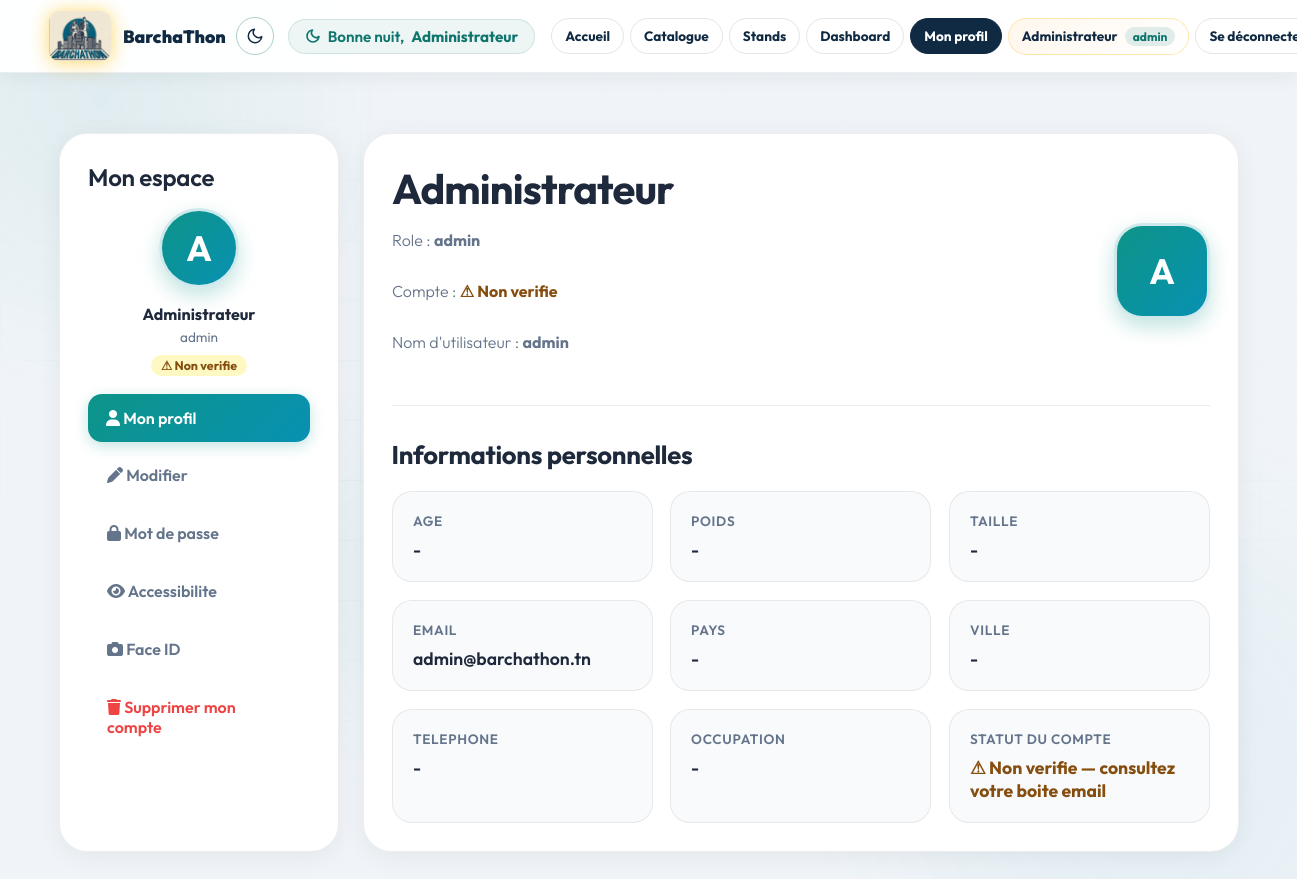
/Integ-standProduit/View/FrontOffice/profile.php (signed in), run on the app's committed database.
### tables this page shows
CREATE TABLE IF NOT EXISTS `user` (
    `id_user`            INT            NOT NULL AUTO_INCREMENT,
    `nom_complet`        VARCHAR(100)   NOT NULL,
    `nom_user`           VARCHAR(50)    NOT NULL,
    `mot_de_passe`       VARCHAR(255)   NOT NULL,
    `age`                INT            DEFAULT NULL,
    `poids`              FLOAT          DEFAULT NULL,
    `taille`             INT            DEFAULT NULL,
    `email`              VARCHAR(100)   NOT NULL,
    `pays`               VARCHAR(50)    DEFAULT NULL,
    `ville`              VARCHAR(50)    DEFAULT NULL,
    `tel`                VARCHAR(20)    DEFAULT NULL,
    `occupation`         VARCHAR(100)   DEFAULT NULL,
    `profile_picture`    VARCHAR(255)   DEFAULT NULL,
    `role`               ENUM('admin', 'participant', 'organisateur') NOT NULL DEFAULT 'participant',
    `status`             ENUM('active','banned') NOT NULL DEFAULT 'active',
    `sexe`               ENUM('homme','femme','autre') DEFAULT NULL,
    `verified`           TINYINT(1)     NOT NULL DEFAULT 0,
    `verification_token` VARCHAR(64)    DEFAULT NULL,
    `face_descriptor`    TEXT           DEFAULT NULL,
    `google_id`          VARCHAR(64)    DEFAULT NULL,
    `reset_token`        VARCHAR(64)    DEFAULT NULL,
    `reset_token_expires` DATETIME      DEFAULT NULL,
    PRIMARY KEY (`id_user`),
    UNIQUE KEY `uk_nom_user` (`nom_user`),
    UNIQUE KEY `uk_google_id` (`google_id`)
);

### Integ-standProduit/View/FrontOffice/partials/session.php (called while the page is built, shortened)
<?php
function getCurrentUser() {
    if (isset($_SESSION['user'])) return $_SESSION['user'];
    return null;
}

### Integ-standProduit/Controller/UserController.php (called while the page is built, shortened)
<?php
class UserController {
    public function showUser($id) {
        $sql = "SELECT * FROM `user` WHERE id_user = :id";
        $db = config::getConnexion();
        try {
            $query = $db->prepare($sql);
            $query->execute(['id' => $id]);
            return $query->fetch();
        } catch (Exception $e) {
            die('Error: ' . $e->getMessage());
        }
    }
}
?>

### Integ-standProduit/View/FrontOffice/profile.php (the view, shortened to what this page needs)
<?php
require_once __DIR__ . '/partials/session.php';
require_once __DIR__ . '/../../Controller/UserController.php';
$ctrl = new UserController();
$userId = getUserId();
$activeSection = $_GET['section'] ?? 'view';
$u = $ctrl->showUser($userId);
$initial = mb_strtoupper(mb_substr($u['nom_complet'], 0, 1));
$currentPage = 'profile';
?>
<!DOCTYPE html>
<html lang="fr">
<head>
    <link rel="stylesheet" href="../assets/css/style.css">
    <link rel="stylesheet" href="https://cdnjs.cloudflare.com/ajax/libs/font-awesome/6.5.0/css/all.min.css">
</head>
<body>
<?php require __DIR__ . '/partials/topbar.php'; ?>
<div class="topbar-spacer"></div>
<div class="profile-layout">
    <aside class="panel fade-in">
        <h2>Mon espace</h2>
        <div class="avatar" style="width:80px;height:80px;border-radius:50%;margin:16px auto;<?php echo !empty($u['profile_picture']) ? 'background:transparent;box-shadow:none;animation:none;border-color:transparent;' : ''; ?>">
            <?php if (!empty($u['profile_picture'])): ?>
                <img src="images/uploads/<?php echo htmlspecialchars($u['profile_picture']); ?>" alt="">
            <?php else: ?>
                <?php echo $initial; ?>
            <?php endif; ?>
        </div>
        <div style="text-align:center;font-weight:700;font-size:1rem;margin-bottom:4px;"><?php echo htmlspecialchars($u['nom_complet']); ?></div>
        <div style="text-align:center;color:var(--muted);font-size:.85rem;margin-bottom:8px;"><?php echo htmlspecialchars($u['role']); ?></div>
        <div style="text-align:center;margin-bottom:18px;">
            <?php if ((int)($u['verified'] ?? 1) === 1): ?>
                <span style="display:inline-block;padding:3px 10px;border-radius:20px;background:#ecfdf5;color:#065f46;font-size:.78rem;font-weight:700;">&#10003; Verifie</span>
            <?php else: ?>
                <span style="display:inline-block;padding:3px 10px;border-radius:20px;background:#fef9c3;color:#854d0e;font-size:.78rem;font-weight:700;">&#9888; Non verifie</span>
            <?php endif; ?>
        </div>
        <div class="menu">
            <a class="<?php echo $activeSection==='view'?'active':''; ?>" href="profile.php?section=view"><i class="fas fa-user"></i> Mon profil</a>
            <a class="<?php echo $activeSection==='edit'?'active':''; ?>" href="profile.php?section=edit"><i class="fas fa-pen"></i> Modifier</a>
            <a class="<?php echo $activeSection==='settings'?'active':''; ?>" href="profile.php?section=settings"><i class="fas fa-lock"></i> Mot de passe</a>
            <a class="<?php echo $activeSection==='accessibility'?'active':''; ?>" href="profile.php?section=accessibility"><i class="fas fa-eye"></i> Accessibilite</a>
            <a class="<?php echo $activeSection==='face'?'active':''; ?>" href="profile.php?section=face"><i class="fas fa-camera"></i> Face ID</a>
            <a href="#" onclick="event.preventDefault(); showConfirm('Voulez-vous vraiment supprimer votre compte ?', function(){ document.getElementById('delete-form').submit(); });" style="color:var(--coral);"><i class="fas fa-trash"></i> Supprimer mon compte</a>
        </div>
    </aside>
    <main class="panel">
        <?php if ($activeSection === 'view'): ?>
            <section class="hero slide-up">
                <div>
                    <h1><?php echo htmlspecialchars($u['nom_complet']); ?></h1>
                    <p>Role : <strong><?php echo htmlspecialchars($u['role']); ?></strong></p>
                    <p>Compte : <?php if ((int)($u['verified'] ?? 1) === 1): ?><span style="color:#065f46;font-weight:700;">&#10003; Verifie</span><?php else: ?><span style="color:#854d0e;font-weight:700;">&#9888; Non verifie</span><?php endif; ?></p>
                    <p>Nom d'utilisateur : <strong><?php echo htmlspecialchars($u['nom_user']); ?></strong></p>
                </div>
                <div class="avatar"<?php echo !empty($u['profile_picture']) ? ' style="background:transparent;box-shadow:none;animation:none;border-color:transparent;"' : ''; ?>>
                    <?php if (!empty($u['profile_picture'])): ?>
                        <img src="images/uploads/<?php echo htmlspecialchars($u['profile_picture']); ?>" alt="">
                    <?php else: ?>
                        <?php echo $initial; ?>
                    <?php endif; ?>
                </div>
            </section>
            <section>
                <h2 class="section-title">Informations personnelles</h2>
                <div class="info-grid">
                    <div class="info-card slide-up"><div class="label">Age</div><div class="value"><?php echo $u['age'] ? htmlspecialchars($u['age']) : '-'; ?></div></div>
                    <div class="info-card slide-up"><div class="label">Poids</div><div class="value"><?php echo $u['poids'] ? htmlspecialchars($u['poids']).' kg' : '-'; ?></div></div>
                    <div class="info-card slide-up"><div class="label">Taille</div><div class="value"><?php echo $u['taille'] ? htmlspecialchars($u['taille']).' cm' : '-'; ?></div></div>
                    <div class="info-card slide-up"><div class="label">Email</div><div class="value"><?php echo htmlspecialchars($u['email']); ?></div></div>
                    <div class="info-card slide-up"><div class="label">Pays</div><div class="value"><?php echo $u['pays'] ? htmlspecialchars($u['pays']) : '-'; ?></div></div>
                    <div class="info-card slide-up"><div class="label">Ville</div><div class="value"><?php echo $u['ville'] ? htmlspecialchars($u['ville']) : '-'; ?></div></div>
                    <div class="info-card slide-up"><div class="label">Telephone</div><div class="value"><?php echo $u['tel'] ? htmlspecialchars($u['tel']) : '-'; ?></div></div>
                    <div class="info-card slide-up"><div class="label">Occupation</div><div class="value"><?php echo $u['occupation'] ? htmlspecialchars($u['occupation']) : '-'; ?></div></div>
                    <div class="info-card slide-up"><div class="label">Statut du compte</div><div class="value"><?php if ((int)($u['verified'] ?? 1) === 1): ?><span style="color:#065f46;font-weight:700;">&#10003; Verifie</span><?php else: ?><span style="color:#854d0e;font-weight:700;">&#9888; Non verifie — consultez votre boite email</span><?php endif; ?></div></div>
                </div>
            </section>
        <?php endif; ?>
    </main>
</div>
</body>
</html>

### Integ-standProduit/View/FrontOffice/partials/topbar.php (shortened to what this page needs)
<?php
require_once __DIR__ . '/session.php';
$user = getCurrentUser();
$role = $user['role'] ?? 'visiteur';
$currentPage = $currentPage ?? '';
$_scriptPath = str_replace('\\', '/', $_SERVER['SCRIPT_FILENAME']);
$_viewRoot   = str_replace('\\', '/', realpath(__DIR__ . '/../../'));
$_relDepth   = substr_count(trim(str_replace($_viewRoot, '', dirname($_scriptPath)), '/'), '/');
$_assetsBase = str_repeat('../', $_relDepth + 1) . 'assets';
$_frontBase  = str_repeat('../', $_relDepth);
?>
<link rel="stylesheet" href="https://cdnjs.cloudflare.com/ajax/libs/font-awesome/6.5.0/css/all.min.css">
<div class="fo-topbar">
    <div class="fo-topbar-shell">
        <div class="fo-left">
            <div class="fo-brand-cluster">
                <a class="fo-brand" href="<?php echo $_frontBase; ?>accueil.php">
                    <img src="<?php echo $_assetsBase; ?>/images/logo_barchathon.jpg" alt="BarchaThon">
                    BarchaThon
                </a>
                <button id="theme-toggle" type="button" aria-label="Basculer mode sombre/clair" title="Basculer mode sombre/clair"></button>
            </div>
            <?php if ($role !== 'visiteur'): ?>
            <div id="dyn-greeting" class="fo-greeting"></div>
            <?php endif; ?>
        </div>
        <nav class="fo-nav">
            <a class="fo-link <?php echo $currentPage==='accueil'?'active':''; ?>" href="<?php echo $_frontBase; ?>accueil.php">Accueil</a>
            <a class="fo-link <?php echo $currentPage==='catalogue'?'active':''; ?>" href="<?php echo $_frontBase; ?>listMarathons.php">Catalogue</a>
            <a class="fo-link <?php echo $currentPage==='stands'?'active':''; ?>" href="<?php echo $_frontBase; ?>Stands/listStandsFront.php">Stands</a>
            <?php if ($role === 'visiteur'): ?>
                <a class="fo-link" href="<?php echo $_frontBase; ?>register.php">S'inscrire</a>
                <a class="fo-cta" href="<?php echo $_frontBase; ?>login.php">Se connecter</a>
            <?php elseif ($role === 'admin'): ?>
                <a class="fo-link" href="<?php echo $_frontBase; ?>../BackOffice/dashboard.php">Dashboard</a>
                <a class="fo-link <?php echo $currentPage==='profile'?'active':''; ?>" href="<?php echo $_frontBase; ?>profile.php">Mon profil</a>
                <span class="fo-user"><?php echo htmlspecialchars($user['nom']); ?> <span class="fo-role-badge">admin</span></span>
                <a class="fo-link" href="<?php echo $_frontBase; ?>logout.php">Se déconnecter</a>
            <?php endif; ?>
        </nav>
    </div>
</div>

### Integ-standProduit/View/FrontOffice/profile.php (style rules this page uses)
.topbar-spacer { height: 20px; }

### Integ-standProduit/View/FrontOffice/partials/topbar.php (style rules this page uses)
#theme-toggle { background:transparent; border:1.5px solid rgba(15,118,110,0.35); border-radius:50%; cursor:pointer; color:#102a43; height:38px; width:38px; padding:0; display:inline-flex; align-items:center; justify-content:center; transition:transform .25s ease, background .25s ease, border-color .25s ease; flex-shrink:0; }
.fo-topbar { position:sticky; top:0; z-index:1000; backdrop-filter:blur(16px); background:rgba(255,255,255,0.95); border-bottom:1px solid rgba(16,42,67,0.08); box-shadow:0 4px 18px rgba(16,42,67,0.06); }
.fo-topbar-shell { width:min(1200px,calc(100% - 32px)); margin:0 auto; min-height:72px; display:flex; align-items:center; justify-content:space-between; gap:16px; }
.fo-left { display:flex; align-items:center; gap:14px; flex-shrink:0; }
.fo-brand-cluster { display:flex; align-items:center; gap:10px; }
.fo-greeting { display:flex; align-items:center; gap:7px; font-size:0.95rem; font-weight:600; white-space:nowrap; color:#0f766e; padding:7px 16px; background:rgba(15,118,110,0.07); border-radius:999px; border:1px solid rgba(15,118,110,0.14); }
.fo-brand { display:inline-flex; align-items:center; gap:12px; text-decoration:none; color:#102a43; font-weight:900; font-size:1.1rem; }
.fo-brand img { height:50px; border-radius:10px; object-fit:cover; filter:drop-shadow(0 2px 10px rgba(255,183,3,0.45)) drop-shadow(0 0 4px rgba(255,220,80,0.25)); transition:filter .3s ease, transform .3s ease; }
.fo-nav { display:flex; align-items:center; gap:6px; flex-wrap:nowrap; }
.fo-link, .fo-cta, .fo-user { text-decoration:none; border-radius:999px; padding:8px 13px; font-weight:700; font-size:0.85rem; transition:transform .15s,background .15s,box-shadow .15s; white-space:nowrap; }
.fo-link { color:#102a43; border:1px solid rgba(16,42,67,0.12); background:transparent; }
.fo-link.active { color:white; background:#102a43; border-color:#102a43; }
.fo-user { background:linear-gradient(135deg,#fff7ed,#fff); border:1px solid rgba(255,183,3,.3); color:#102a43; display:flex; align-items:center; gap:7px; pointer-events:none; }
.fo-role-badge { background:rgba(15,118,110,.12); color:#0f766e; border-radius:999px; padding:2px 8px; font-size:0.75rem; font-weight:700; }

### data on the page
user: nom_complet "Administrateur", nom_complet "A", role "admin", nom_user "admin", email "admin@barchathon.tn"
